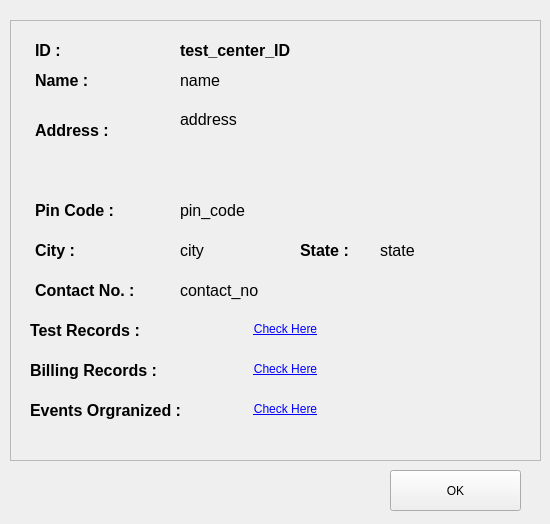
<?xml version="1.0" encoding="UTF-8"?>
<ui version="4.0">
 <class>testCenterProfile</class>
 <widget class="QDialog" name="testCenterProfile">
  <property name="geometry">
   <rect>
    <x>0</x>
    <y>0</y>
    <width>550</width>
    <height>524</height>
   </rect>
  </property>
  <property name="windowTitle">
   <string>Test Center Profile</string>
  </property>
  <widget class="QFrame" name="frame">
   <property name="geometry">
    <rect>
     <x>10</x>
     <y>20</y>
     <width>531</width>
     <height>441</height>
    </rect>
   </property>
   <property name="styleSheet">
    <string notr="true"/>
   </property>
   <property name="frameShape">
    <enum>QFrame::StyledPanel</enum>
   </property>
   <property name="frameShadow">
    <enum>QFrame::Raised</enum>
   </property>
   <widget class="QLabel" name="nameLabel">
    <property name="geometry">
     <rect>
      <x>25</x>
      <y>40</y>
      <width>81</width>
      <height>41</height>
     </rect>
    </property>
    <property name="text">
     <string>&lt;html&gt;&lt;head/&gt;&lt;body&gt;&lt;p&gt;&lt;span style=&quot; font-size:12pt; font-weight:600;&quot;&gt;Name :&lt;/span&gt;&lt;/p&gt;&lt;/body&gt;&lt;/html&gt;</string>
    </property>
   </widget>
   <widget class="QLabel" name="addressLabel">
    <property name="geometry">
     <rect>
      <x>25</x>
      <y>90</y>
      <width>91</width>
      <height>41</height>
     </rect>
    </property>
    <property name="text">
     <string>&lt;html&gt;&lt;head/&gt;&lt;body&gt;&lt;p&gt;&lt;span style=&quot; font-size:12pt; font-weight:600;&quot;&gt;Address :&lt;/span&gt;&lt;/p&gt;&lt;/body&gt;&lt;/html&gt;</string>
    </property>
   </widget>
   <widget class="QLabel" name="contactLabel">
    <property name="geometry">
     <rect>
      <x>25</x>
      <y>250</y>
      <width>131</width>
      <height>41</height>
     </rect>
    </property>
    <property name="text">
     <string>&lt;html&gt;&lt;head/&gt;&lt;body&gt;&lt;p&gt;&lt;span style=&quot; font-size:12pt; font-weight:600;&quot;&gt;Contact No. :&lt;/span&gt;&lt;/p&gt;&lt;/body&gt;&lt;/html&gt;</string>
    </property>
   </widget>
   <widget class="QLabel" name="stateLabel">
    <property name="geometry">
     <rect>
      <x>290</x>
      <y>210</y>
      <width>61</width>
      <height>41</height>
     </rect>
    </property>
    <property name="text">
     <string>&lt;html&gt;&lt;head/&gt;&lt;body&gt;&lt;p&gt;&lt;span style=&quot; font-size:12pt; font-weight:600;&quot;&gt;State :&lt;/span&gt;&lt;/p&gt;&lt;/body&gt;&lt;/html&gt;</string>
    </property>
   </widget>
   <widget class="QLabel" name="pinCodeLabel">
    <property name="geometry">
     <rect>
      <x>25</x>
      <y>170</y>
      <width>91</width>
      <height>41</height>
     </rect>
    </property>
    <property name="text">
     <string>&lt;html&gt;&lt;head/&gt;&lt;body&gt;&lt;p&gt;&lt;span style=&quot; font-size:12pt; font-weight:600;&quot;&gt;Pin Code :&lt;/span&gt;&lt;/p&gt;&lt;/body&gt;&lt;/html&gt;</string>
    </property>
   </widget>
   <widget class="QLabel" name="cityLabel">
    <property name="geometry">
     <rect>
      <x>25</x>
      <y>210</y>
      <width>61</width>
      <height>41</height>
     </rect>
    </property>
    <property name="text">
     <string>&lt;html&gt;&lt;head/&gt;&lt;body&gt;&lt;p&gt;&lt;span style=&quot; font-size:12pt; font-weight:600;&quot;&gt;City :&lt;/span&gt;&lt;/p&gt;&lt;/body&gt;&lt;/html&gt;</string>
    </property>
   </widget>
   <widget class="QLabel" name="name">
    <property name="geometry">
     <rect>
      <x>170</x>
      <y>40</y>
      <width>281</width>
      <height>41</height>
     </rect>
    </property>
    <property name="styleSheet">
     <string notr="true">font-size:12pt;</string>
    </property>
    <property name="text">
     <string>name</string>
    </property>
   </widget>
   <widget class="QLabel" name="address">
    <property name="geometry">
     <rect>
      <x>170</x>
      <y>90</y>
      <width>281</width>
      <height>71</height>
     </rect>
    </property>
    <property name="styleSheet">
     <string notr="true">font-size:12pt;</string>
    </property>
    <property name="text">
     <string>address</string>
    </property>
    <property name="alignment">
     <set>Qt::AlignLeading|Qt::AlignLeft|Qt::AlignTop</set>
    </property>
   </widget>
   <widget class="QLabel" name="pinCode">
    <property name="geometry">
     <rect>
      <x>170</x>
      <y>170</y>
      <width>181</width>
      <height>41</height>
     </rect>
    </property>
    <property name="styleSheet">
     <string notr="true">font-size:12pt;</string>
    </property>
    <property name="text">
     <string>pin_code</string>
    </property>
   </widget>
   <widget class="QLabel" name="state">
    <property name="geometry">
     <rect>
      <x>370</x>
      <y>210</y>
      <width>181</width>
      <height>41</height>
     </rect>
    </property>
    <property name="styleSheet">
     <string notr="true">font-size:12pt;</string>
    </property>
    <property name="text">
     <string>state</string>
    </property>
   </widget>
   <widget class="QLabel" name="city">
    <property name="geometry">
     <rect>
      <x>170</x>
      <y>210</y>
      <width>181</width>
      <height>41</height>
     </rect>
    </property>
    <property name="styleSheet">
     <string notr="true">font-size:12pt;</string>
    </property>
    <property name="text">
     <string>city</string>
    </property>
   </widget>
   <widget class="QLabel" name="contactNo">
    <property name="geometry">
     <rect>
      <x>170</x>
      <y>255</y>
      <width>181</width>
      <height>31</height>
     </rect>
    </property>
    <property name="styleSheet">
     <string notr="true">font-size:12pt;</string>
    </property>
    <property name="text">
     <string>contact_no</string>
    </property>
   </widget>
   <widget class="QLabel" name="IDLabel">
    <property name="geometry">
     <rect>
      <x>25</x>
      <y>10</y>
      <width>141</width>
      <height>41</height>
     </rect>
    </property>
    <property name="text">
     <string>&lt;html&gt;&lt;head/&gt;&lt;body&gt;&lt;p&gt;&lt;span style=&quot; font-size:12pt; font-weight:600;&quot;&gt;ID :&lt;/span&gt;&lt;/p&gt;&lt;/body&gt;&lt;/html&gt;</string>
    </property>
   </widget>
   <widget class="QLabel" name="testCenterID">
    <property name="geometry">
     <rect>
      <x>170</x>
      <y>10</y>
      <width>281</width>
      <height>41</height>
     </rect>
    </property>
    <property name="styleSheet">
     <string notr="true">font-size:12pt;
font-weight:bold;</string>
    </property>
    <property name="text">
     <string>test_center_ID</string>
    </property>
   </widget>
   <widget class="QLabel" name="bloodDetailsLabel_2">
    <property name="geometry">
     <rect>
      <x>20</x>
      <y>335</y>
      <width>191</width>
      <height>31</height>
     </rect>
    </property>
    <property name="text">
     <string>&lt;html&gt;&lt;head/&gt;&lt;body&gt;&lt;p&gt;&lt;span style=&quot; font-size:12pt; font-weight:600;&quot;&gt;Billing Records :&lt;/span&gt;&lt;/p&gt;&lt;/body&gt;&lt;/html&gt;</string>
    </property>
   </widget>
   <widget class="QLabel" name="bloodDetailsLabel_3">
    <property name="geometry">
     <rect>
      <x>20</x>
      <y>375</y>
      <width>191</width>
      <height>31</height>
     </rect>
    </property>
    <property name="text">
     <string>&lt;html&gt;&lt;head/&gt;&lt;body&gt;&lt;p&gt;&lt;span style=&quot; font-size:12pt; font-weight:600;&quot;&gt;Events Orgranized :&lt;/span&gt;&lt;/p&gt;&lt;/body&gt;&lt;/html&gt;</string>
    </property>
   </widget>
   <widget class="QPushButton" name="eventsOrganized">
    <property name="geometry">
     <rect>
      <x>220</x>
      <y>375</y>
      <width>111</width>
      <height>28</height>
     </rect>
    </property>
    <property name="styleSheet">
     <string notr="true">text-decoration:underline;
color:blue;
border:none;</string>
    </property>
    <property name="text">
     <string>Check Here</string>
    </property>
   </widget>
   <widget class="QPushButton" name="billingRecords">
    <property name="geometry">
     <rect>
      <x>220</x>
      <y>335</y>
      <width>111</width>
      <height>28</height>
     </rect>
    </property>
    <property name="styleSheet">
     <string notr="true">text-decoration:underline;
color:blue;
border:none;</string>
    </property>
    <property name="text">
     <string>Check Here</string>
    </property>
   </widget>
   <widget class="QPushButton" name="bloodQuantities">
    <property name="geometry">
     <rect>
      <x>220</x>
      <y>295</y>
      <width>111</width>
      <height>28</height>
     </rect>
    </property>
    <property name="styleSheet">
     <string notr="true">text-decoration:underline;
color:blue;
border:none;</string>
    </property>
    <property name="text">
     <string>Check Here</string>
    </property>
   </widget>
   <widget class="QLabel" name="bloodQuantitiesLabel">
    <property name="geometry">
     <rect>
      <x>20</x>
      <y>290</y>
      <width>191</width>
      <height>41</height>
     </rect>
    </property>
    <property name="text">
     <string>&lt;html&gt;&lt;head/&gt;&lt;body&gt;&lt;p&gt;&lt;span style=&quot; font-size:12pt; font-weight:600;&quot;&gt;Test Records :&lt;/span&gt;&lt;/p&gt;&lt;/body&gt;&lt;/html&gt;</string>
    </property>
   </widget>
  </widget>
  <widget class="QPushButton" name="removeButton">
   <property name="geometry">
    <rect>
     <x>390</x>
     <y>470</y>
     <width>131</width>
     <height>41</height>
    </rect>
   </property>
   <property name="text">
    <string>OK</string>
   </property>
  </widget>
 </widget>
 <resources/>
 <connections/>
</ui>
